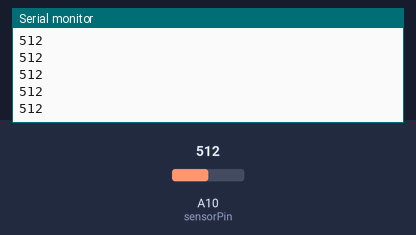
Bench run of a sketch on a simulated Arduino Mega 2560, built with avr-gcc and run on an emulated ATmega2560. Parts: the last lines printed to the serial monitor. The inputs (shaded band) are chosen by the test bench; at power-on: A10 (sensorPin) = 512.

Above: at 1.2 s.
1.3 s: A10 (sensorPin) set to 716
At 1.31 s:
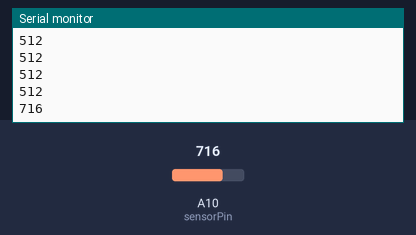
2.8 s: A10 (sensorPin) set to 900
At 2.81 s:
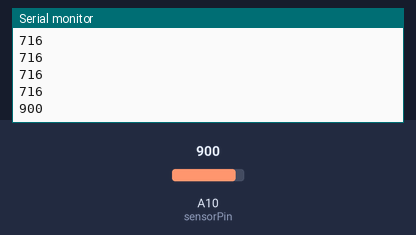
Timing chart, 0 to 5.8 s (numbered marks = the images above; inputs shaded):
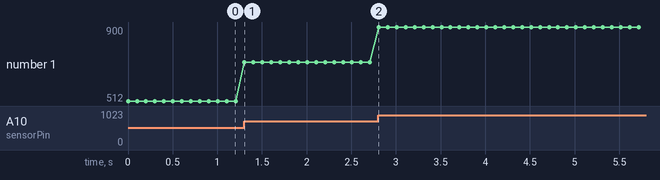

Measured:
- after the input at 1.3 s, the serial monitor: prints a new line at once (image 1)
- after the input at 2.8 s, the serial monitor: prints a new line at once (image 2)
- plotted number 1: 512 → 716 after the input at 1.3 s, 716 → 900 after the input at 2.8 s

The sketch:

photoresistor_module.ino
```cpp
int sensorPin = A10; //define analog pin A2
int value = 0;

void setup() {
	pinMode(A10, INPUT);
	Serial.begin(115200);
}

void loop() {
	value = analogRead(sensorPin);
	Serial.println(value, DEC); // light intensity
								// high values for bright environment
								// low values for dark environment
	delay(100);
}
```
